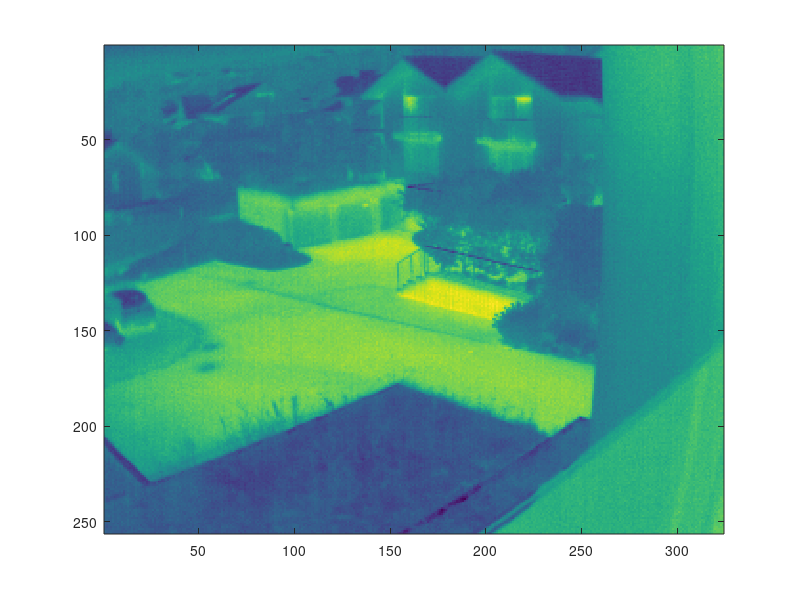

Recreate this plot in MATLAB. (Note: this script raises an error after producing the figure.)
clear; close all;
J=2; %number of decompositions to do
load('ims.mat');
load('filter_coeffs.mat');
g=g/norm(g); %need to be normalized to 1
h=h/norm(h);
g=[0 g];
h=[0 h];
figure(1); imagesc(img2);

%% Decomposition
imgo=zeros(J+1,4,size(img2,1),size(img2,2)); %#of dec,4quadrants,rows,cols
imgo(1,1,1:size(img2,1),1:size(img2,2))=img2;
for j=2:J+1 %decomposition 1-J with the initial index at 0
    imgo(j,:,:,:)=wd(imgo(j-1,1,:,:),g,h);
    g=[0 upsample(g(2:end),2)];
    h=[0 upsample(h(2:end),2)];
%     for i=1:4
%         temp=squeeze(imgo(j,i,4:end-4,4:end-4));
%         subplot(2,2,i);imagesc(temp);
%         title(sprintf('Quadrant %d',i));
%         colorbar;
%     end
end

%% Reconstrucion
g=fliplr(g);
h=fliplr(h);
out=zeros(size(img2));
for j=J+1:-1:2
    out=wrec(imgo(j,:,:,:),g,h);
    imgo(j-1,1,:,:)=out;
    g=[0 downsample(g(2:end),2)];
    h=[0 downsample(h(2:end),2)];
end
figure(2); imagesc(out(12:end-4,10:end-4));
    
    






%% Compare
% pause()
% [C,S]=wavedec2(img2,j-1,'db2');
% [H1,V1,D1] = detcoef2('all',C,S,1);
% A1 = appcoef2(C,S,'db2',1);
% 
% subplot(2,2,1); imagesc(A1); colorbar;
% subplot(2,2,2); imagesc(H1);colorbar;
% subplot(2,2,3); imagesc(V1);colorbar;
% subplot(2,2,4); imagesc(D1);colorbar;
